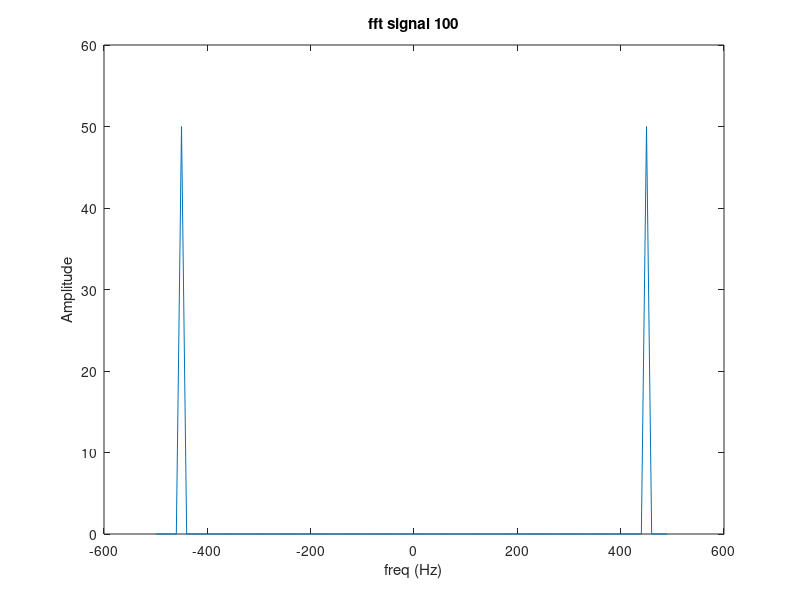
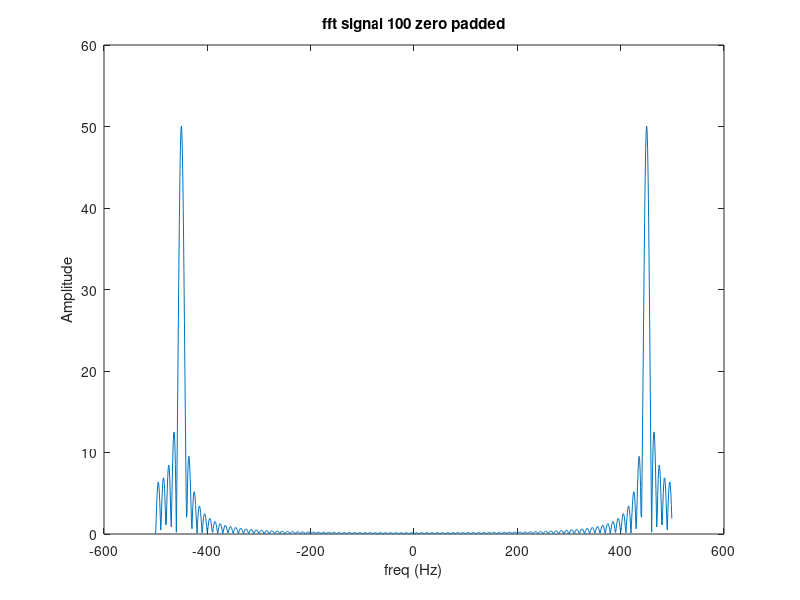
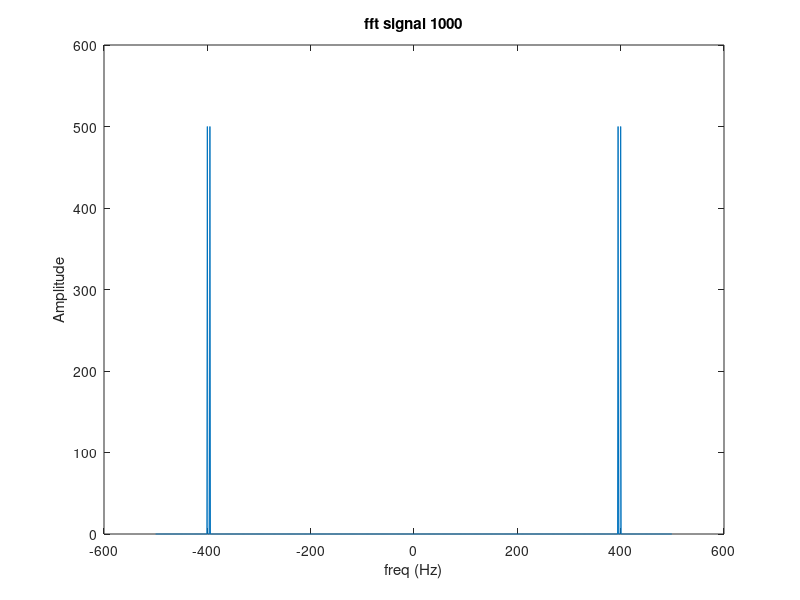

Reproduce these figures in MATLAB, in order. (Note: this script raises an error after producing the figures.)
clc; clear; close all;

%% ex 1- freq resolution VS interpolation (zero padding)
clc; clear; close all;

f1=100;
f2=105;
Fs=1000;
phase=0;
Ts=1/Fs;
T=1;
t=0:Ts:T*(1-Ts);
f100=-Fs/2:Fs/100:Fs*(1/2-1/100);
f1000=-Fs/2:Fs/1000:Fs*(1/2-1/1000);
f1024=-Fs/2:Fs/1024:Fs*(1/2-1/1024);
signal=sin(2*pi*f1*t+phase)+sin(2*pi*f2*t+phase);
signal_100=signal(1:10:end);
fft_signal_100=fft(signal_100);
fft_signal_100_zero_padded=fft(signal_100,1024);
fft_signal_1000=fft(signal);

figure
plot(f100, abs(fft_signal_100));
xlabel('freq (Hz)');
ylabel('Amplitude');
title('fft signal 100');

figure
plot(f1024, abs(fft_signal_100_zero_padded));
xlabel('freq (Hz)');
ylabel('Amplitude');
title('fft signal 100 zero padded');

figure
plot(f1000, abs(fft_signal_1000));
xlabel('freq (Hz)');
ylabel('Amplitude');
title('fft signal 1000');

%% 2 windowing
clc; clear; close all;

fc=100.5;
phase=0;
Fs=100;
Ts=1/Fs;
L=10;
T=1;
N=100;

t=0:Ts:T*(1-Ts);
f=-Fs/2:Fs/N:Fs*(1/2-1/N);
signal=sin(2*pi*fc*t+phase);

rect_sig=pulse_signal([ones(1),zeros(1)], signal);
hamming_sig=pulse_signal(hamming(L), signal);
blackman_sig=pulse_signal(blackman(L), signal);

display(t,f,N,signal,'no window');
display(t,f,N,rect_sig,'rect');
display(t,f,N,hamming_sig,'hamming');
display(t,f,N,blackman_sig,'blackman');

%% 3 spectrogram
clc; clear; close all;

T=5;
Fs=200000; %time resolution
Ts=1/Fs;
t=0:Ts:T*(1-Ts);
f0=1000;
t1=50;
f1=50000;
signal=chirp(t,f0,t1,f1);
% figure
% spectrogram(signal);

L=512; %freq resolution
win=hamming(L);
overlap=L*0.25; %time resolution
nfft=1024; %freq resolution
[spec,freq,time,power] = spectrogram(signal,win,overlap,nfft,Fs);

figure;
imagesc(time, freq, 10*log10(power)); 
axis xy;                        
colormap(jet);                  
colorbar;                       
xlabel('Time (s)');
ylabel('Frequency (Hz)');
title('Signal Spectrogram');

%% 4 Downsampling and LPF
clc; clear; close all;

Fc=400;
Fs=1000;
phase=0;
T=1;
jumps=4;
N=Fs/jumps;
Ts=1/Fs;
t=0:Ts:T*(1-Ts);
f=-Fs/2:Fs/N:Fs*(1/2-1/N);
f_og=-Fs/2:Fs/(N*jumps):Fs*(1/2-1/(N*jumps));

signal=sin(2*pi*Fc*t+phase);
filterd_sig=lowpass(signal,Fs/jumps, Fs);
filterd_sig_ds=filterd_sig(1:jumps:end);
samples_sig1=signal(1:jumps:end);
samples_sig2=decimate(signal,jumps);

display(t,f_og,N*jumps,signal,'og')
display(t,f_og,N*jumps,filterd_sig,'filterd')
display(t,f,N,filterd_sig_ds,'filterd ds')
display(t,f,N,samples_sig1,'every 4th sample')
display(t,f,N,samples_sig2,'built in decimation function')

%% 5 correlation
clc; clear; close all;

% n=100;%ceil(1/(rand())); 
% signal=randi([0,1],1,n);
fc=4;
phase=0;
Fs=100;
Ts=1/Fs;
L=10;
T=1;
N=100;

t=0:Ts:T*(1-Ts);
f=-Fs/2:Fs/N:Fs*(1/2-1/N);
signal=sin(2*pi*fc*t+phase);

shift=randi([0,1],1,ceil(1/(rand()))); 
shifted_signal=[shift,signal];

noise=randi([0,1],1,length(shifted_signal));
noised_signal=shifted_signal+noise;

padded_signal=[zeros(1,length(noised_signal)-length(signal)),signal];

 display((0:length(signal)),f,N,signal,'og');
% display((0:length(shift)),f,N,shift,'shift');
% display((0:length(shifted_signal)),f,N,shifted_signal,'shifted');
% display((0:length(noise)),f,N,noise,'noise');
% display((0:length(noised_signal)),f,N,noised_signal,'noised');

[corelation,l]=xcorr(noised_signal,padded_signal);
[peak,indx]=max(corelation);
% figure
% plot(corelation);

decoded_shift_len=indx-length(signal);
deshifted_signal=noised_signal(decoded_shift_len:end);
decoded_signal=deshifted_signal.^2;
thrashold=1;
decoded_signal(decoded_signal>thrashold)=1;
decoded_signal(decoded_signal<thrashold)=0;

display((0:length(decoded_signal)),f,N,decoded_signal,'decoded');


%% functions


function pulsed_signal=pulse_signal(window, signal)
    
    sig_len=length(signal);
    win_len=length(window);
    reps=ceil(sig_len/win_len);
    rep_win=repmat(window,1,reps);
    pulse=rep_win(1:sig_len);
    pulsed_signal=pulse.*signal;
    
end

function display(t,f,N,signal,graph_title)
    
    jumps=length(t)/length(signal);

    figure
    plot(t(1:jumps:end), signal);
    xlabel('Time (sec)');
    ylabel('Amplitude');
    title(graph_title );%+ ': time');

    % fft_signal=fft(signal,N);
    % 
    % figure
    % plot(f, abs(fft_signal));
    % xlabel('freq (Hz)');
    % ylabel('Amplitude');
    % title(graph_title );%+ ': freq');

end

function filterd_sig = lowpass_filter(signal,f)
fft_signal=fft(signal);
l=length(fft_signal)/2;
fft_signal(l+f+1:end)=0;
fft_signal(1:l-f-1)=0;
filterd_sig=ifft(fft_signal);
end
